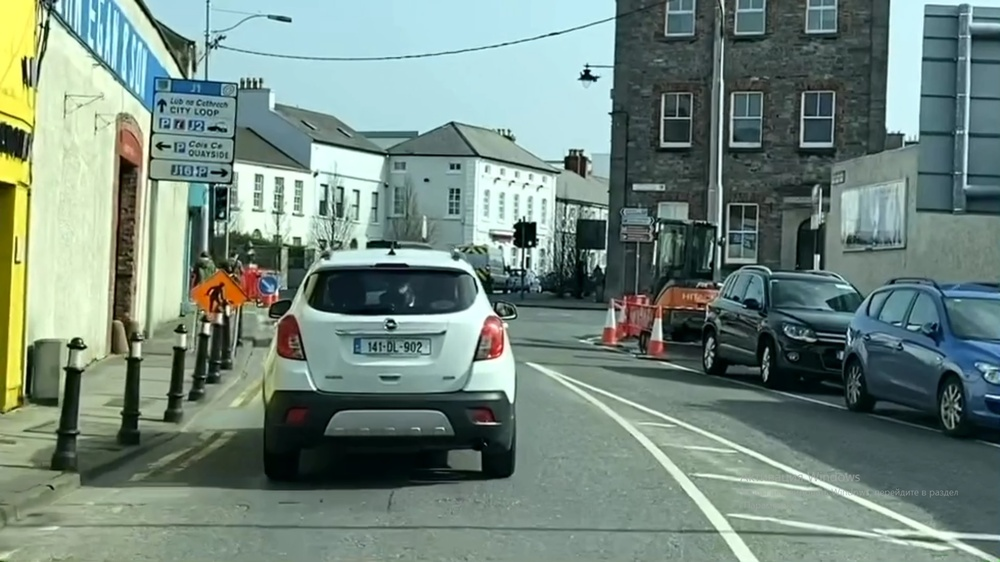
#> input picture road2.jpg, 1000 x 562 px, shrunk from 1920 x 1080 before the run
$ jupyter execute 'Final draft - 1 .ipynb'
#> lines starting #> are read from the running program, lines starting #| are printed output that depends on the picture; after the words box and inside, x2 and y2 are one past the last pixel; in counts of white or black regions, pixels touching at a corner belong together; pictures that were not available may be replaced by others from this repository, and a replacement may not be noted
[cell 1]
# Mask (yellow, white) and cropping

import matplotlib.pylab as plt
import cv2
import numpy as np

image = cv2.imread('road2.jpg')
#> image is the input picture: shape (562, 1000, 3); mean B, G, R 125.8, 135.2, 114.9
image = cv2.cvtColor(image, cv2.COLOR_BGR2RGB)

print(image.shape)
#| (562, 1000, 3)
height = image.shape[0]
#> height = 562
width = image.shape[1]
#> width = 1000

region_of_interest_vertices = [
    (width*0.05, height),
    (width*0.35, height/1.85),
    (width*0.65, height/1.85),
    (width*0.95, height)
]

def region_of_interest(img, vertices):
    #ROI and cropping
    mask1 = np.zeros_like(img)
    channel_count = img.shape[2]
    match_mask_color = (255,) * channel_count
    cv2.fillPoly(mask1, vertices, match_mask_color)
    masked_image1 = cv2.bitwise_and(img, mask1)
    # white color mask
    lower = np.uint8([200, 200, 200])
    upper = np.uint8([255, 255, 255])
    white_mask = cv2.inRange(masked_image1, lower, upper)
    # yellow color mask
    lower = np.uint8([190, 190,   0])
    upper = np.uint8([255, 255, 255])
    yellow_mask = cv2.inRange(masked_image1, lower, upper)
    # combine the mask - here it is
    mask = cv2.bitwise_or(white_mask, yellow_mask)
    masked2 = cv2.bitwise_and(masked_image1, masked_image1, mask = mask)
    return masked2


cropped_image = region_of_interest(image,
                np.array([region_of_interest_vertices], np.int32),)
#> in region_of_interest, `cv2.fillPoly(mask1, vertices, match_mask_color)`:
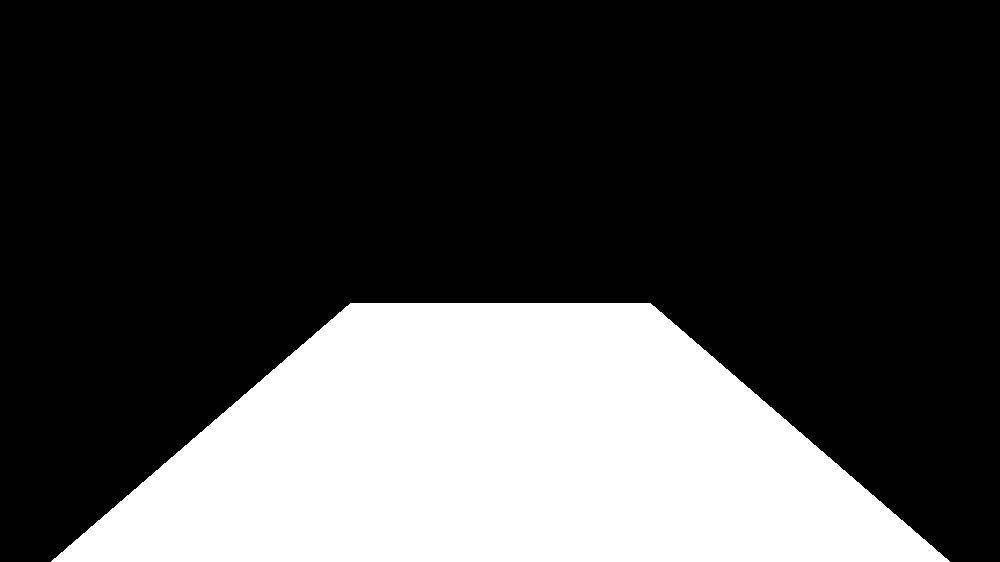
#> mask1: shape (562, 1000, 3); 27.7% white; 1 white region, box (x1, y1, x2, y2) and area: (51, 303, 950, 562) 155441
#> in region_of_interest, `white_mask = cv2.inRange(masked_image1, lower, upper)`: white_mask: shape (562, 1000); 1.4% white; 35 white regions (19 under 20 px), largest, box (x1, y1, x2, y2) and area: (527, 363, 905, 531) 2849, (340, 303, 497, 363) 1540, (474, 330, 514, 403) 1262
#> in region_of_interest, `yellow_mask = cv2.inRange(masked_image1, lower, upper)`: yellow_mask: shape (562, 1000); 1.6% white; 45 white regions (29 under 20 px), largest, box (x1, y1, x2, y2) and area: (527, 363, 905, 562) 3596, (333, 303, 498, 370) 1957, (470, 323, 515, 403) 1492

plt.imshow(cropped_image)
plt.show()

[cell 2]
import numpy as np

image = cv2.imread('road.jpg')
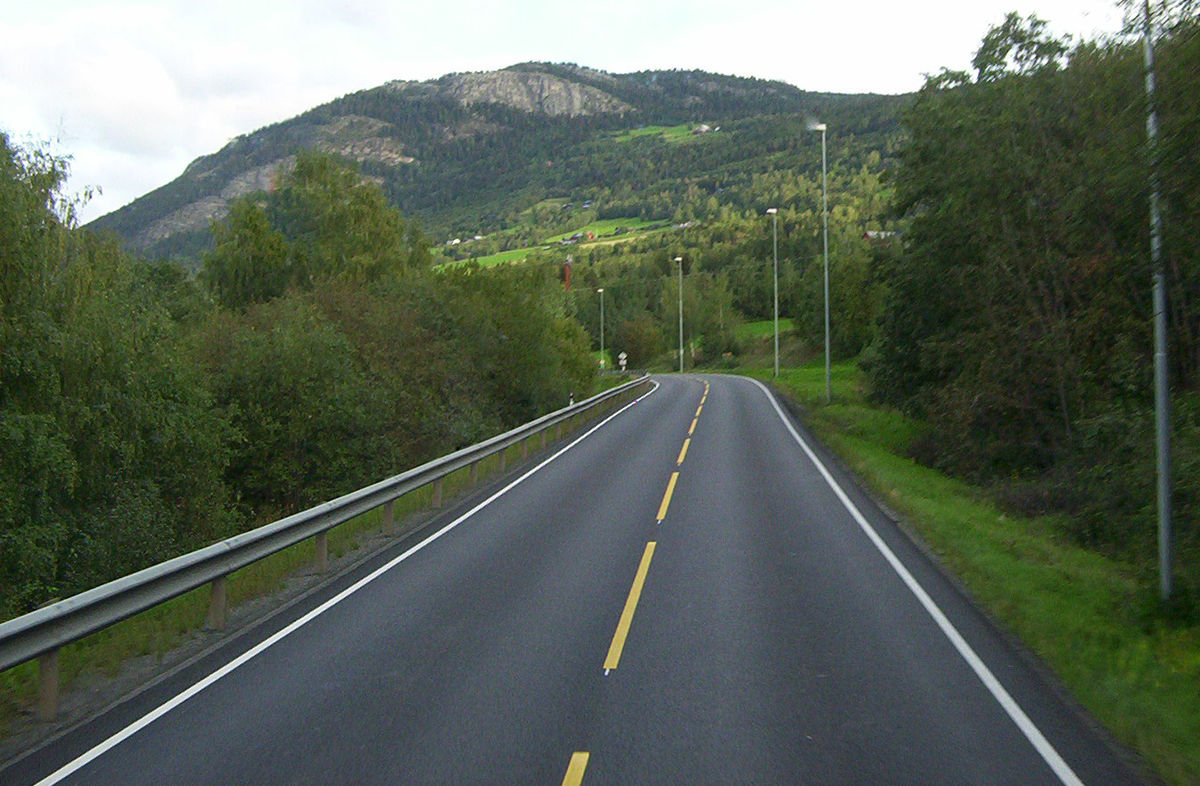
#> input picture road.jpg, 1200 x 786 px
#> image is the input picture: shape (786, 1200, 3); mean B, G, R 87, 99.6, 89.3
image = cv2.cvtColor(image, cv2.COLOR_BGR2RGB)

height = image.shape[0]
#> height = 786
width = image.shape[1]
#> width = 1200

region_of_interest_vertices = [
    (width*0.05, height),
    (width*0.35, height/1.85),
    (width*0.65, height/1.85),
    (width*0.95, height) ]

def region_of_interest(img, vertices):
    #ROI and cropping
    mask1 = np.zeros_like(img)
    channel_count = img.shape[2]
    match_mask_color = (255,) * channel_count
    cv2.fillPoly(mask1, vertices, match_mask_color)
    masked_image1 = cv2.bitwise_and(img, mask1)
    # white color mask
    lower = np.uint8([200, 200, 200])
    upper = np.uint8([255, 255, 255])
    white_mask = cv2.inRange(masked_image1, lower, upper)
    # yellow color mask
    lower = np.uint8([190, 190,   0])
    upper = np.uint8([255, 255, 255])
    yellow_mask = cv2.inRange(masked_image1, lower, upper)
    # combine the mask - here it is
    mask = cv2.bitwise_or(white_mask, yellow_mask)
    masked2 = cv2.bitwise_and(masked_image1, masked_image1, mask = mask)
    return masked2

def drow_the_lines(img, lines):
    img = np.copy(img)
    blank_image = np.zeros((img.shape[0], img.shape[1], 3), dtype=np.uint8)

    for line in lines:
        for x1, y1, x2, y2 in line:
            cv2.line(blank_image, (x1,y1), (x2,y2), (0, 255, 0), thickness=10)

    img = cv2.addWeighted(img, 0.8, blank_image, 1, 0.0)
    return img

cropped_image = region_of_interest(image,
                np.array([region_of_interest_vertices], np.int32),)
#> in region_of_interest, `cv2.fillPoly(mask1, vertices, match_mask_color)`: mask1: shape (786, 1200, 3); 27.7% white; 1 white region, box (x1, y1, x2, y2) and area: (60, 424, 1141, 786) 261002
#> in region_of_interest, `white_mask = cv2.inRange(masked_image1, lower, upper)`: white_mask: shape (786, 1200); 0.27% white in thin lines or dots, all inside (x1, y1, x2, y2) = (79, 424, 948, 767)
#> in region_of_interest, `yellow_mask = cv2.inRange(masked_image1, lower, upper)`:
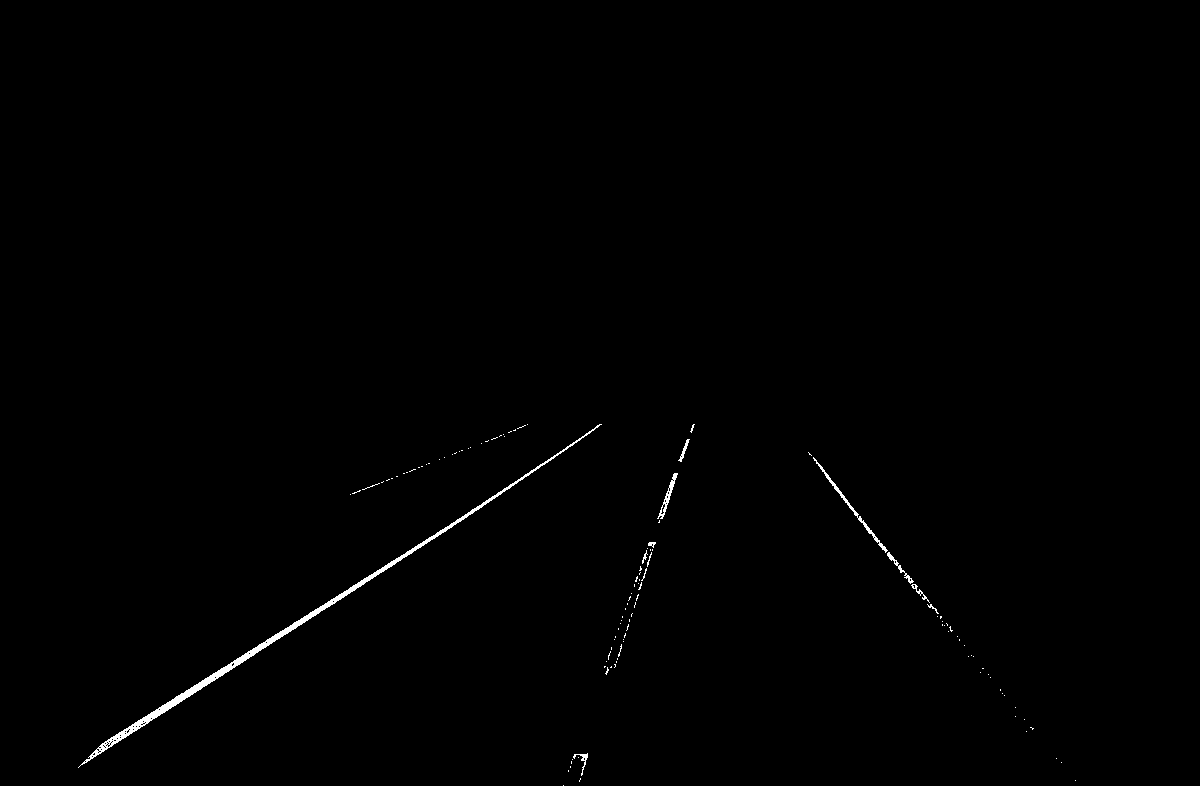
#> yellow_mask: shape (786, 1200); 0.44% white; 121 white regions (110 under 20 px), largest, box (x1, y1, x2, y2) and area: (78, 424, 602, 768) 2818, (813, 457, 888, 553) 334, (657, 473, 678, 519) 198

gray_image = cv2.cvtColor(cropped_image, cv2.COLOR_RGB2GRAY)

lines = cv2.HoughLinesP(gray_image,
                        rho=2,
                        theta=np.pi/180,
                        threshold=10,
                        lines=np.array([]),
                        minLineLength=4,
                        maxLineGap=100)
#> lines = 55 rows, first 6: [85, 760, 597, 427], [144, 725, 509, 488], [584, 760, 693, 424], [809, 454, 1030, 727], [90, 755, 315, 609], [99, 746, 181, 693]

image_with_lines = drow_the_lines(image, lines)
#> the loop in drow_the_lines, `for line in lines:` made 55 passes
#> line on passes 1 to 12: [[85, 760, 597, 427]], [[144, 725, 509, 488]], [[584, 760, 693, 424]], [[809, 454, 1030, 727]], [[90, 755, 315, 609]], [[99, 746, 181, 693]], [[578, 754, 686, 440]], [[468, 448, 527, 424]], [[471, 510, 553, 458]], [[834, 488, 937, 616]], [[629, 599, 670, 482]], [[80, 765, 111, 746]]
#> after the loop in drow_the_lines, `for line in lines:`:
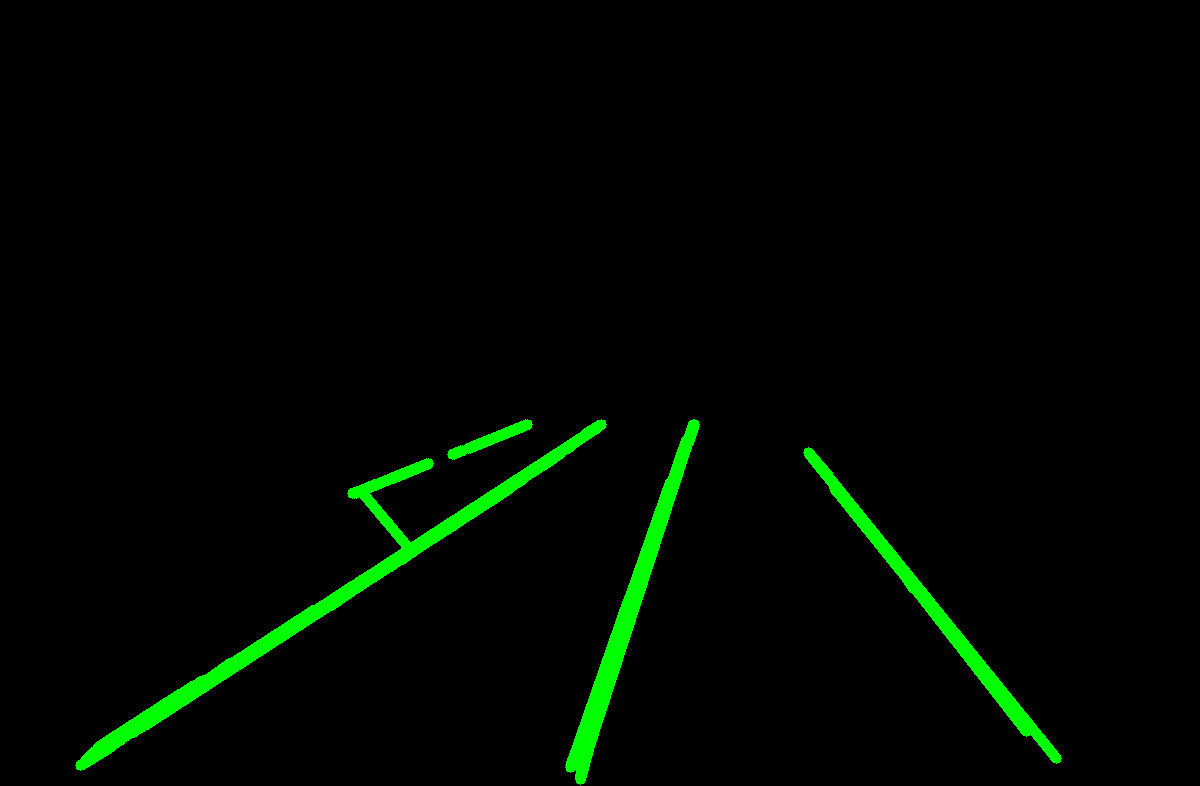
#> blank_image: shape (786, 1200, 3); mean of channels 0, 1, 2 0, 6.6, 0; drawn as B, G, R
#> in drow_the_lines, `img = cv2.addWeighted(img, 0.8, blank_image, 1, 0.0)`:
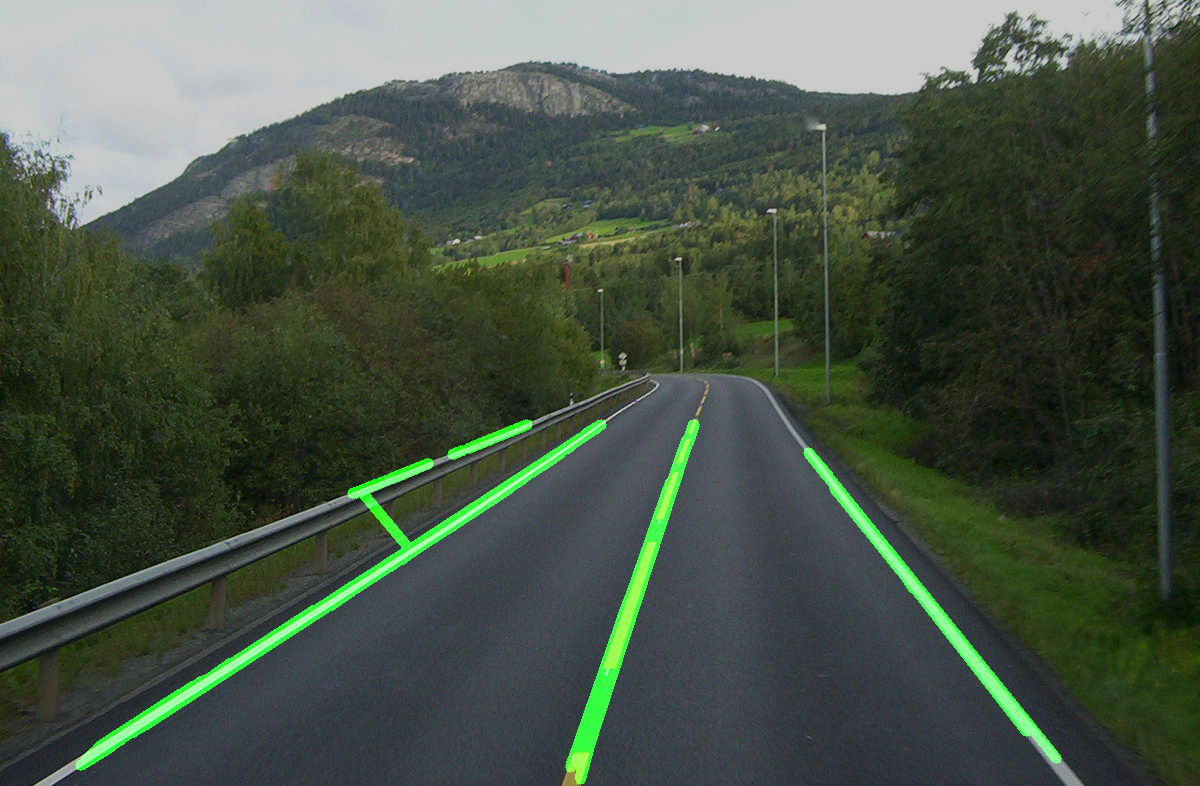
#> img: shape (786, 1200, 3); mean R, G, B 71.4, 83.6, 69.6
plt.imshow(image_with_lines)
plt.show()

[cell 3]
#Video capturing - IN PROGRESS
#1 - crash because it cannot see any line
#2 - filter of fail detection
#3 - HoughLinesP parameters

import cv2
import numpy as np

def region_of_interest(img, vertices):
    #ROI and cropping
    mask1 = np.zeros_like(img)
    channel_count = img.shape[2]
    match_mask_color = (255,) * channel_count
    cv2.fillPoly(mask1, vertices, match_mask_color)
    masked_image1 = cv2.bitwise_and(img, mask1)
    # white color mask
    lower = np.uint8([200, 200, 200])
    upper = np.uint8([255, 255, 255])
    white_mask = cv2.inRange(masked_image1, lower, upper)
    # yellow color mask
    lower = np.uint8([170, 170,   0])
    upper = np.uint8([255, 255, 255])
    yellow_mask = cv2.inRange(masked_image1, lower, upper)
    # combine the mask - here it is
    mask = cv2.bitwise_or(white_mask, yellow_mask)
    masked2 = cv2.bitwise_and(masked_image1, masked_image1, mask = mask)
    return masked2

def drow_the_lines(img, lines):
    img = np.copy(img)
    blank_image = np.zeros((img.shape[0], img.shape[1], 3), dtype=np.uint8)

    for line in lines:
        for x1, y1, x2, y2 in line:
            cv2.line(blank_image, (x1,y1), (x2,y2), (0, 255, 0), thickness=10)

    img = cv2.addWeighted(img, 0.8, blank_image, 1, 0.0)
    return img


def process(image):
    height = image.shape[0]
    width = image.shape[1]
    region_of_interest_vertices = [
    (width*0.05, height),
    (width*0.35, height/1.75),
    (width*0.65, height/1.75),
    (width*0.95, height) ]

    cropped_image = region_of_interest(image,
                    np.array([region_of_interest_vertices], np.int32),)
    gray_image = cv2.cvtColor(cropped_image, cv2.COLOR_RGB2GRAY)

    lines = cv2.HoughLinesP(gray_image,
                            rho=2,
                            theta=np.pi/180,
                            threshold=125,
                            lines=np.array([]),
                            minLineLength=40,
                            maxLineGap=100)

    if lines is None:
        return image

    image_with_lines = drow_the_lines(image, lines)
    return image_with_lines


cap = cv2.VideoCapture('test1.mp4')

while cap.isOpened():
    ret, frame = cap.read()
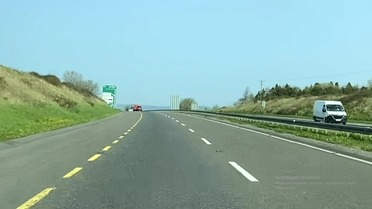
#> input picture Initials/Test1.1.jpg, 372 x 209 px, given in place of test1.mp4, which was not available
#> frame is the input picture: shape (209, 372, 3); mean B, G, R 167, 173.7, 138.9
    frame = process(frame)
#> in region_of_interest, `cv2.fillPoly(mask1, vertices, match_mask_color)`: mask1: shape (209, 372, 3); 25.8% white; 1 white region, box (x1, y1, x2, y2) and area: (19, 119, 353, 209) 20092
#> in region_of_interest, `white_mask = cv2.inRange(masked_image1, lower, upper)`: white_mask: shape (209, 372); 0.22% white; 13 white regions (12 under 20 px), largest, box (x1, y1, x2, y2) and area: (229, 162, 258, 181) 126
#> in region_of_interest, `yellow_mask = cv2.inRange(masked_image1, lower, upper)`:
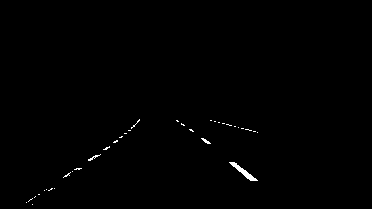
#> yellow_mask: shape (209, 372); 0.43% white; 35 white regions (32 under 20 px), largest, box (x1, y1, x2, y2) and area: (229, 162, 258, 181) 140, (88, 154, 101, 161) 26, (201, 138, 211, 144) 25
#> in process, `lines = cv2.HoughLinesP(gray_image, rho=2, theta=np.pi/180, threshold=..`: lines = None
    cv2.imshow('frame', frame)
    if cv2.waitKey(1) & 0xFF == ord('q'):
#> (key q is pressed here)
        break


cap.release()
cv2.destroyAllWindows()
